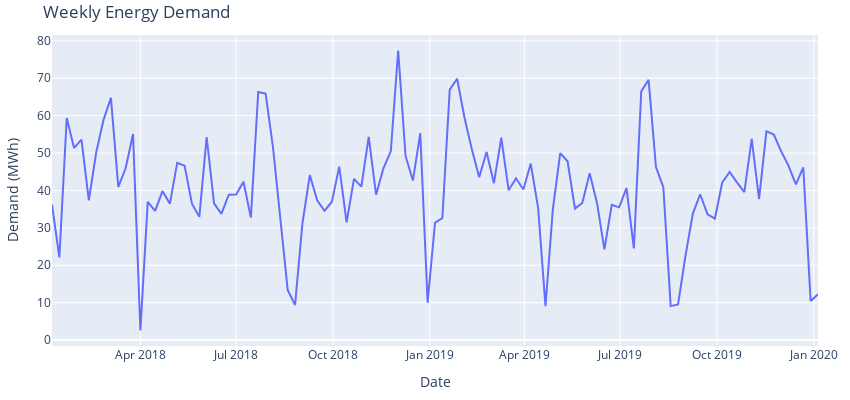

Write notebook code for a chart like this one.
### Markdown cell above
#### Demand Time Plots

### Code cell
whole_df.set_index('Date', inplace=True)
whole_df_1w = whole_df.resample('1W').mean()
whole_df.reset_index(inplace=True)
fig = go.Figure()
fig.add_trace(go.Scatter(x=whole_df_1w.index, y=whole_df_1w["Demand"], mode='lines'))
fig.update_layout(
    title = "Weekly Energy Demand",
    xaxis_title = "Date",
    yaxis_title = "Demand (MWh)",
    width = 850,
    height = 400,
    margin=dict(l=20, r=20, t=35, b=20),
    legend=dict(
        orientation="h",
        yanchor="top",
        y=1,
        xanchor="left",
        x=0.001
    )
)
fig.show()
